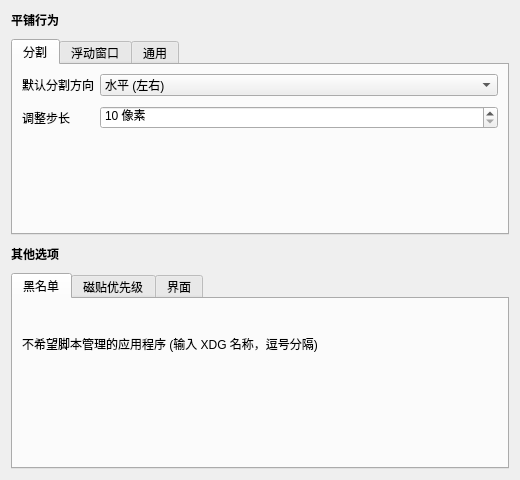
<?xml version="1.0" encoding="UTF-8"?>
<ui version="4.0">
 <author>BetterTile</author>
 <class>Form</class>
 <widget class="QWidget" name="Form">
  <property name="geometry">
   <rect>
    <x>0</x><y>0</y>
    <width>520</width><height>480</height>
   </rect>
  </property>
  <property name="windowTitle">
   <string>BetterTile</string>
  </property>
  <layout class="QVBoxLayout" name="vlayout">
   <property name="spacing"><number>10</number></property>

   <!-- 平铺行为 -->
   <item>
    <widget class="QLabel" name="titleBehavior">
     <property name="font"><font><bold>true</bold></font></property>
     <property name="text"><string>平铺行为</string></property>
    </widget>
   </item>
   <item>
    <widget class="QTabWidget" name="tabBehavior">
     <property name="currentIndex"><number>0</number></property>
     <widget class="QWidget" name="tabSplit">
      <attribute name="title"><string>分割</string></attribute>
      <layout class="QFormLayout" name="formSplit">
       <property name="verticalSpacing"><number>10</number></property>
       <item row="0" column="0">
        <widget class="QLabel" name="labelSplitDir">
         <property name="text"><string>默认分割方向</string></property>
        </widget>
       </item>
       <item row="0" column="1">
        <widget class="QComboBox" name="kcfg_SplitDirection">
         <item><property name="text"><string>水平 (左右)</string></property></item>
         <item><property name="text"><string>垂直 (上下)</string></property></item>
        </widget>
       </item>
       <item row="1" column="0">
        <widget class="QLabel" name="labelResizeStep">
         <property name="text"><string>调整步长</string></property>
        </widget>
       </item>
       <item row="1" column="1">
        <widget class="QSpinBox" name="kcfg_ResizeStep">
         <property name="suffix"><string> 像素</string></property>
         <property name="minimum"><number>10</number></property>
         <property name="maximum"><number>500</number></property>
         <property name="singleStep"><number>10</number></property>
        </widget>
       </item>
      </layout>
     </widget>
     <widget class="QWidget" name="tabFloating">
      <attribute name="title"><string>浮动窗口</string></attribute>
      <layout class="QFormLayout" name="formFloating">
       <property name="verticalSpacing"><number>10</number></property>
       <item row="0" column="0">
        <widget class="QLabel" name="labelFloatingOpacity">
         <property name="text"><string>浮动窗口透明度</string></property>
        </widget>
       </item>
       <item row="0" column="1">
        <widget class="QSpinBox" name="kcfg_FloatingOpacity">
         <property name="suffix"><string>%</string></property>
         <property name="minimum"><number>30</number></property>
         <property name="maximum"><number>100</number></property>
         <property name="singleStep"><number>5</number></property>
        </widget>
       </item>
      </layout>
     </widget>
     <widget class="QWidget" name="tabGeneral">
      <attribute name="title"><string>通用</string></attribute>
      <layout class="QVBoxLayout" name="vlayoutGeneral">
       <item>
        <widget class="QCheckBox" name="kcfg_MaximizeExtend">
         <property name="text"><string>最后一个窗口最大化 (而非 75% 居中)</string></property>
        </widget>
       </item>
       <item>
        <widget class="QCheckBox" name="kcfg_ModalsIgnore">
         <property name="text"><string>忽略应用程序创建的模态窗口</string></property>
        </widget>
       </item>
       <item>
        <widget class="QCheckBox" name="kcfg_UIWindowCursor">
         <property name="text"><string>UI 可见时使用窗口位置代替光标 (推荐触屏)</string></property>
        </widget>
       </item>
       <item>
        <layout class="QHBoxLayout" name="hlayoutDelay">
         <item>
          <widget class="QLabel" name="labelDelay">
           <property name="text"><string>跨屏幕移动后扩展延迟</string></property>
          </widget>
         </item>
         <item>
          <widget class="QSpinBox" name="kcfg_WindowsExtendTileChangedDelay">
           <property name="suffix"><string> 毫秒</string></property>
           <property name="maximum"><number>5000</number></property>
           <property name="singleStep"><number>100</number></property>
          </widget>
         </item>
        </layout>
       </item>
      </layout>
     </widget>
    </widget>
   </item>

   <!-- 其他选项 -->
   <item>
    <widget class="QLabel" name="titleOther">
     <property name="font"><font><bold>true</bold></font></property>
     <property name="text"><string>其他选项</string></property>
    </widget>
   </item>
   <item>
    <widget class="QTabWidget" name="tabOther">
     <property name="currentIndex"><number>0</number></property>
     <widget class="QWidget" name="tabBlocklist">
      <attribute name="title"><string>黑名单</string></attribute>
      <layout class="QVBoxLayout" name="vlayoutBlocklist">
       <item>
        <widget class="QLabel" name="labelBlocklist">
         <property name="text"><string>不希望脚本管理的应用程序 (输入 XDG 名称，逗号分隔)</string></property>
         <property name="wordWrap"><bool>true</bool></property>
        </widget>
       </item>
       <item>
        <widget class="KEditListWidget" name="kcfg_AppsBlocklist">
         <property name="buttons">
          <set>KEditListWidget::Button::Add|KEditListWidget::Button::Remove</set>
         </property>
        </widget>
       </item>
      </layout>
     </widget>
     <widget class="QWidget" name="tabPriority">
      <attribute name="title"><string>磁贴优先级</string></attribute>
      <layout class="QVBoxLayout" name="vlayoutPriority">
       <item>
        <widget class="QLabel" name="labelPriority">
         <property name="text"><string>设置窗口分配磁贴时的排序优先级</string></property>
         <property name="wordWrap"><bool>true</bool></property>
        </widget>
       </item>
       <item>
        <widget class="KEditListWidget" name="kcfg_TilesPriority">
         <property name="buttons">
          <set>KEditListWidget::Button::UpDown</set>
         </property>
        </widget>
       </item>
      </layout>
     </widget>
     <widget class="QWidget" name="tabUI">
      <attribute name="title"><string>界面</string></attribute>
      <layout class="QFormLayout" name="formUI">
       <property name="verticalSpacing"><number>10</number></property>
       <item row="0" column="0">
        <widget class="QLabel" name="labelUIMode">
         <property name="text"><string>模式</string></property>
        </widget>
       </item>
       <item row="0" column="1">
        <widget class="QComboBox" name="kcfg_UIMode">
         <item><property name="text"><string>全屏</string></property></item>
         <item><property name="text"><string>紧凑</string></property></item>
        </widget>
       </item>
       <item row="1" column="0">
        <widget class="QLabel" name="labelUIPosition">
         <property name="text"><string>紧凑模式位置</string></property>
        </widget>
       </item>
       <item row="1" column="1">
        <widget class="QComboBox" name="kcfg_UIWindowCompactPosition">
         <item><property name="text"><string>屏幕中央</string></property></item>
         <item><property name="text"><string>屏幕顶部</string></property></item>
         <item><property name="text"><string>屏幕底部</string></property></item>
         <item><property name="text"><string>光标位置</string></property></item>
        </widget>
       </item>
      </layout>
     </widget>
    </widget>
   </item>
  </layout>
 </widget>
 <customwidgets>
  <customwidget>
   <class>KEditListWidget</class>
   <extends>QWidget</extends>
   <header>keditlistwidget.h</header>
  </customwidget>
 </customwidgets>
 <resources/>
 <connections/>
</ui>
